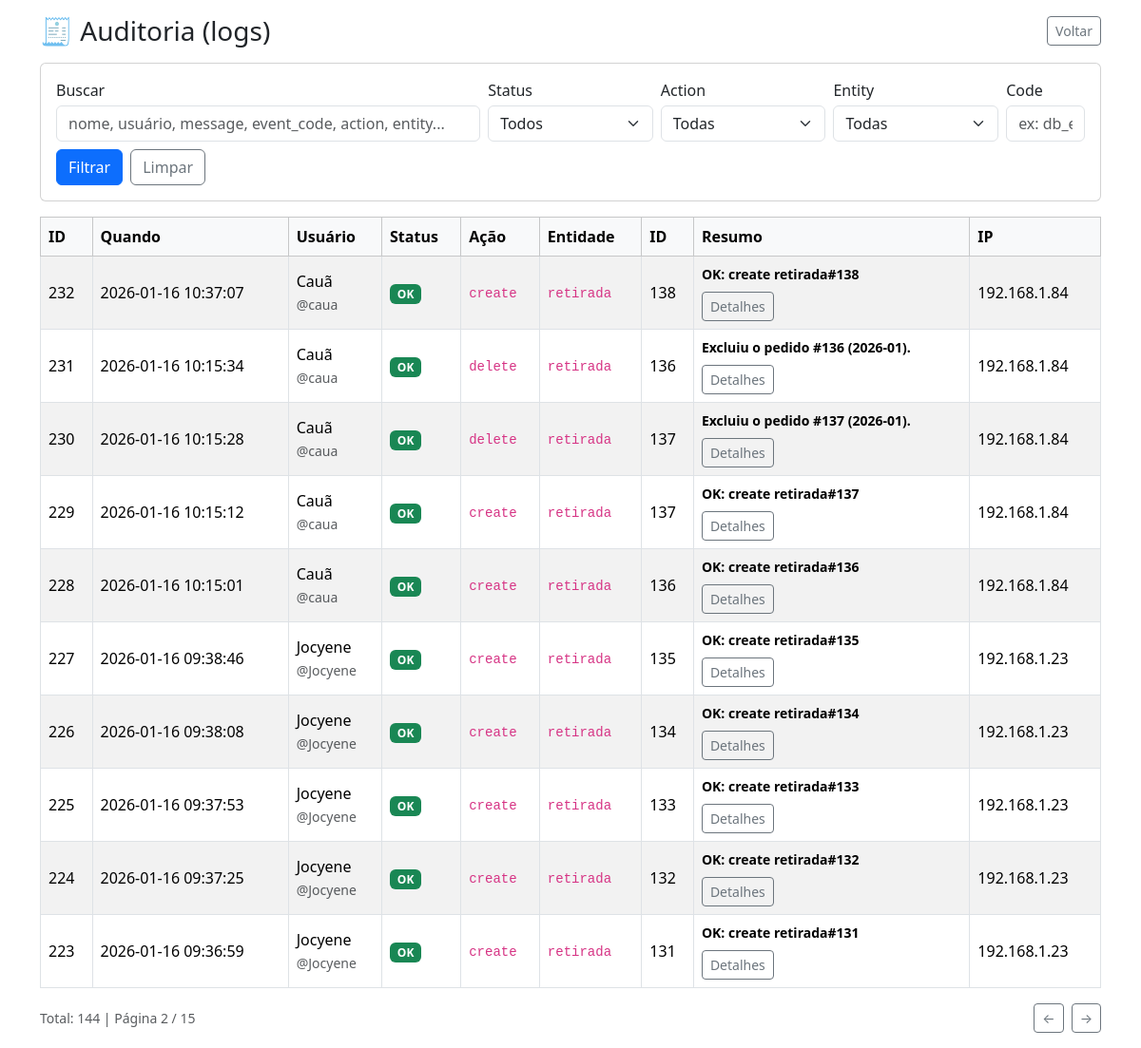
Screenshot of /auditoria.php?p=2 (signed in) with the database file from the repository.
### tables this page shows
CREATE TABLE `audit_logs` (
  `id` int(11) NOT NULL,
  `user_id` int(11) DEFAULT NULL,
  `action` varchar(50) NOT NULL,
  `entity` varchar(50) NOT NULL,
  `entity_id` int(11) DEFAULT NULL,
  `success` tinyint(1) NOT NULL DEFAULT 1,
  `event_code` varchar(80) DEFAULT NULL,
  `message` varchar(255) DEFAULT NULL,
  `before_json` longtext DEFAULT NULL CHECK (json_valid(`before_json`)),
  `after_json` longtext DEFAULT NULL CHECK (json_valid(`after_json`)),
  `payload_json` longtext DEFAULT NULL CHECK (json_valid(`payload_json`)),
  `ip` varchar(45) DEFAULT NULL,
  `user_agent` varchar(255) DEFAULT NULL,
  `created_at` datetime NOT NULL DEFAULT current_timestamp()
);

CREATE TABLE `users` (
  `id` int(11) NOT NULL,
  `nome` varchar(100) NOT NULL,
  `usuario` varchar(50) NOT NULL,
  `senha_hash` varchar(255) NOT NULL,
  `role` enum('admin','operador','visualizador') NOT NULL DEFAULT 'visualizador',
  `ativo` tinyint(1) NOT NULL DEFAULT 1,
  `created_at` timestamp NOT NULL DEFAULT current_timestamp(),
  `last_login_at` datetime DEFAULT NULL
);

### auditoria.php (the view, shortened to what this page needs)
<?php
require 'config/database.php';
$limit = 10;
$page = max(1, (int)($_GET['p'] ?? 1));
$offset = ($page - 1) * $limit;
$q        = trim((string)($_GET['q'] ?? ''));
$success  = trim((string)($_GET['success'] ?? ''));
$eventCode = trim((string)($_GET['event_code'] ?? ''));
$where = " WHERE 1=1 ";
$params = [];
$stmtTotal = $pdo->prepare("
    SELECT COUNT(*)
    FROM audit_logs a
    LEFT JOIN users u ON u.id = a.user_id
    $where
");
$stmtTotal->execute($params);
$total = (int)$stmtTotal->fetchColumn();
$totalPages = max(1, (int)ceil($total / $limit));
$stmt = $pdo->prepare("
    SELECT a.*, u.nome, u.usuario
    FROM audit_logs a
    LEFT JOIN users u ON u.id = a.user_id
    $where
    ORDER BY a.id DESC
    LIMIT $limit OFFSET $offset
");
$stmt->execute($params);
$logs = $stmt->fetchAll(PDO::FETCH_ASSOC);
function h($v): string
{
    return htmlspecialchars((string)$v);
}
?>
<!DOCTYPE html>
<html lang="pt-br">
<head>
    <link href="https://cdn.jsdelivr.net/npm/bootstrap@5.3.2/dist/css/bootstrap.min.css" rel="stylesheet">
</head>
<body class="p-3">
    <div class="container">
        <div class="d-flex justify-content-between align-items-center mb-3">
            <h3 class="m-0">🧾 Auditoria (logs)</h3>
            <div class="d-flex gap-2">
                <a href="index.php" class="btn btn-outline-secondary btn-sm">Voltar</a>
            </div>
        </div>
        <form method="GET" class="card p-3 mb-3">
            <div class="row g-2">
                <div class="col-12 col-md-5">
                    <label class="form-label mb-1">Buscar</label>
                    <input name="q" class="form-control" value="<?= h($q) ?>"
                        placeholder="nome, usuário, message, event_code, action, entity...">
                </div>
                <div class="col-6 col-md-2">
                    <label class="form-label mb-1">Status</label>
                    <select name="success" class="form-select">
                        <option value="" <?= $success === '' ? 'selected' : '' ?>>Todos</option>
                    </select>
                </div>
                <div class="col-6 col-md-2">
                    <label class="form-label mb-1">Action</label>
                    <select name="action" class="form-select">
                        <option value="">Todas</option>
                    </select>
                </div>
                <div class="col-6 col-md-2">
                    <label class="form-label mb-1">Entity</label>
                    <select name="entity" class="form-select">
                        <option value="">Todas</option>
                    </select>
                </div>
                <div class="col-6 col-md-1">
                    <label class="form-label mb-1">Code</label>
                    <input name="event_code" class="form-control" value="<?= h($eventCode) ?>" placeholder="ex: db_error">
                </div>
                <div class="col-12 d-flex gap-2">
                    <button class="btn btn-primary">Filtrar</button>
                    <a class="btn btn-outline-secondary" href="auditoria.php">Limpar</a>
                </div>
            </div>
        </form>
        <div class="table-responsive">
            <table class="table table-bordered table-striped align-middle">
                <thead class="table-light">
                    <tr>
                        <th>ID</th>
                        <th>Quando</th>
                        <th>Usuário</th>
                        <th>Status</th>
                        <th>Ação</th>
                        <th>Entidade</th>
                        <th>ID</th>
                        <th>Resumo</th>
                        <th>IP</th>
                    </tr>
                </thead>
                <tbody>
                    <?php foreach ($logs as $l): ?>
                        <?php $pid = (int)($l['id'] ?? 0); ?>
                        <tr>
                            <td><?= $pid ?></td>
                            <td><?= h($l['created_at'] ?? '') ?></td>
                            <td>
                                <?= h($l['nome'] ?? '—') ?>
                                <br><small class="text-muted">@<?= h($l['usuario'] ?? '—') ?></small>
                            </td>
                            <td class="text-nowrap">
                                <?php if ((int)($l['success'] ?? 1) === 1): ?>
                                    <span class="badge bg-success">OK</span>
                                <?php else: ?>
                                    <span class="badge bg-danger">FALHA</span>
                                <?php endif; ?>
                            </td>
                            <td><code><?= h($l['action'] ?? '') ?></code></td>
                            <td><code><?= h($l['entity'] ?? '') ?></code></td>
                            <td><?= h($l['entity_id'] ?? '—') ?></td>
                            <td class="text-start" style="max-width:520px;">
                                <div class="small fw-semibold"><?= h($l['message'] ?? '') ?></div>
                                <div class="mt-2 d-flex gap-2 flex-wrap">
                                    <button
                                        type="button"
                                        class="btn btn-outline-secondary btn-sm"
                                        data-bs-toggle="modal"
                                        data-bs-target="#auditModal<?= $pid ?>">
                                        Detalhes
                                    </button>
                                </div>
                            </td>
                            <td><?= h($l['ip'] ?? '—') ?></td>
                        </tr>
                    <?php endforeach; ?>
                </tbody>
            </table>
        </div>
        <div class="d-flex justify-content-between align-items-center">
            <div class="text-muted small">
                Total: <?= (int)$total ?> | Página <?= (int)$page ?> / <?= (int)$totalPages ?>
            </div>
            <div class="d-flex gap-2">
                <?php if ($page > 1): ?>
                    <a class="btn btn-outline-secondary btn-sm"
                        href="<?= h('auditoria.php?' . http_build_query(array_merge($_GET, ['p' => $page - 1]))) ?>">←</a>
                <?php endif; ?>
                <?php if ($page < $totalPages): ?>
                    <a class="btn btn-outline-secondary btn-sm"
                        href="<?= h('auditoria.php?' . http_build_query(array_merge($_GET, ['p' => $page + 1]))) ?>">→</a>
                <?php endif; ?>
            </div>
        </div>
    </div>
</body>
</html>

### rows the page displays
audit_logs: id "232", created_at "2026-01-16 10:37:07", user.nome "Cauã", user.usuario "caua", success "OK", action "create", entity "retirada", entity "138", message "OK: create retirada#138", ip "192.168.1.84"
audit_logs: id "231", created_at "2026-01-16 10:15:34", user.nome "Cauã", user.usuario "caua", success "OK", action "delete", entity "retirada", entity "136", message "Excluiu o pedido #136 (2026-01).", ip "192.168.1.84"
audit_logs: id "230", created_at "2026-01-16 10:15:28", user.nome "Cauã", user.usuario "caua", success "OK", action "delete", entity "retirada", entity "137", message "Excluiu o pedido #137 (2026-01).", ip "192.168.1.84"
audit_logs: id "229", created_at "2026-01-16 10:15:12", user.nome "Cauã", user.usuario "caua", success "OK", action "create", entity "retirada", entity "137", message "OK: create retirada#137", ip "192.168.1.84"
audit_logs: id "228", created_at "2026-01-16 10:15:01", user.nome "Cauã", user.usuario "caua", success "OK", action "create", entity "retirada", entity "136", message "OK: create retirada#136", ip "192.168.1.84"
audit_logs: id "227", created_at "2026-01-16 09:38:46", user.nome "Jocyene", user.usuario "Jocyene", success "OK", action "create", entity "retirada", entity "135", message "OK: create retirada#135", ip "192.168.1.23"
audit_logs: id "226", created_at "2026-01-16 09:38:08", user.nome "Jocyene", user.usuario "Jocyene", success "OK", action "create", entity "retirada", entity "134", message "OK: create retirada#134", ip "192.168.1.23"
audit_logs: id "225", created_at "2026-01-16 09:37:53", user.nome "Jocyene", user.usuario "Jocyene", success "OK", action "create", entity "retirada", entity "133", message "OK: create retirada#133", ip "192.168.1.23"
audit_logs: id "224", created_at "2026-01-16 09:37:25", user.nome "Jocyene", user.usuario "Jocyene", success "OK", action "create", entity "retirada", entity "132", message "OK: create retirada#132", ip "192.168.1.23"
audit_logs: id "223", created_at "2026-01-16 09:36:59", user.nome "Jocyene", user.usuario "Jocyene", success "OK", action "create", entity "retirada", entity "131", message "OK: create retirada#131", ip "192.168.1.23"

### other values shown
$total "144"
$page "2"
$totalPages "15"
